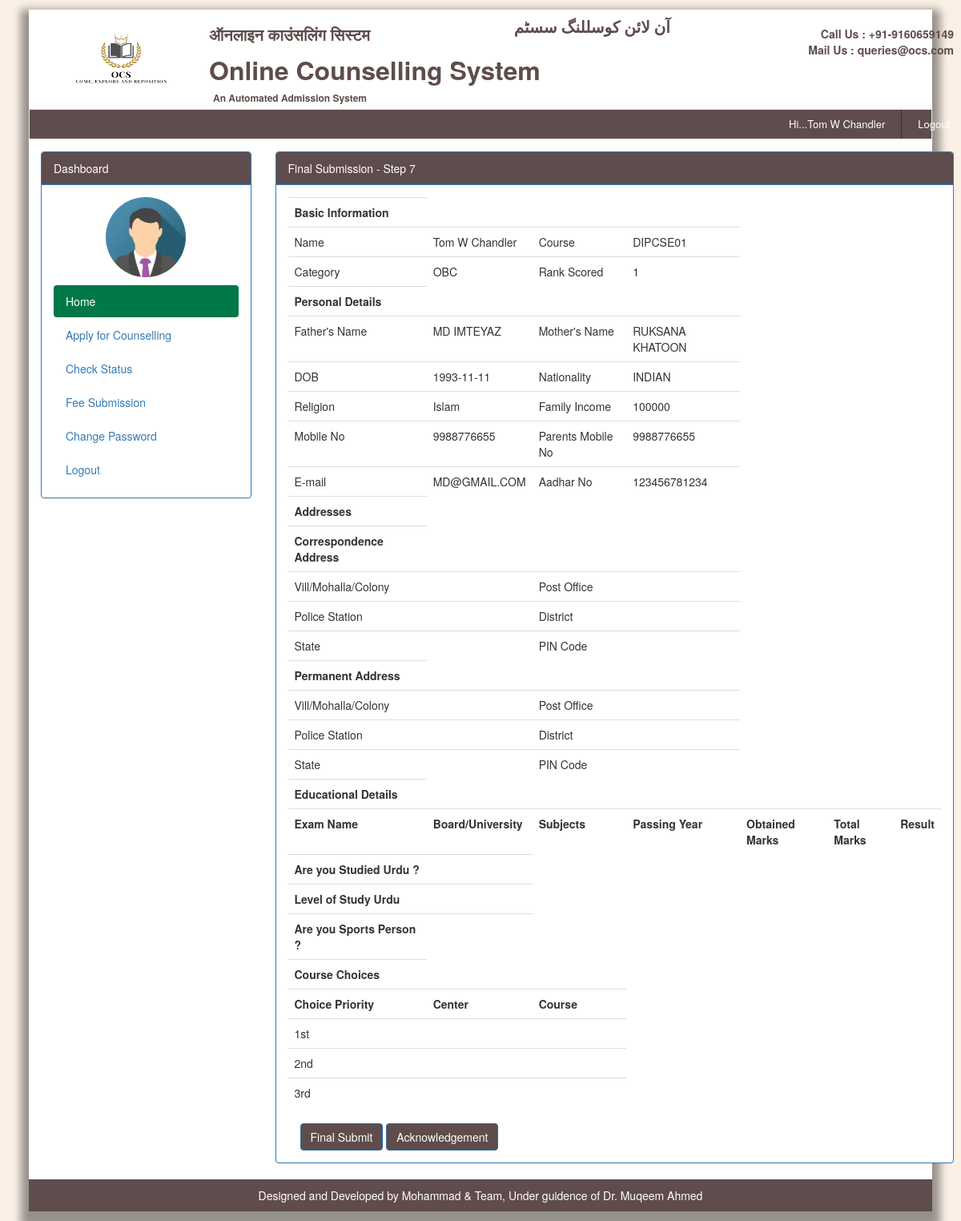
/student/finalsubmission.php (signed in), run on the app's committed database.
### tables this page shows
CREATE TABLE `student_info` (
  `sid` int(10) NOT NULL,
  `name` varchar(50) NOT NULL,
  `courseid` varchar(10) NOT NULL,
  `rank_scored` int(4) NOT NULL,
  `category` varchar(20) NOT NULL,
  `last_exam` varchar(50) NOT NULL,
  `mail` varchar(50) NOT NULL,
  `pic` varchar(250) NOT NULL,
  `signature` varchar(250) NOT NULL,
  `residential_cert` varchar(250) NOT NULL,
  `caste_cert` varchar(250) NOT NULL,
  `income_cert` varchar(250) NOT NULL,
  `last_exam_marksmemo` varchar(250) NOT NULL,
  `adhar` varchar(250) NOT NULL,
  `leaving_cert` varchar(250) NOT NULL,
  PRIMARY KEY (`sid`)
);

CREATE TABLE `personal_details` (
  `sid` varchar(10) NOT NULL,
  `f_name` varchar(50) NOT NULL,
  `m_name` varchar(50) NOT NULL,
  `dob` varchar(50) NOT NULL,
  `nationality` varchar(15) NOT NULL,
  `religion` varchar(20) NOT NULL,
  `family_income` varchar(30) NOT NULL,
  `student_mobile` varchar(10) NOT NULL,
  `parents_mobile` varchar(10) NOT NULL,
  `email` varchar(50) NOT NULL,
  `adhar` varchar(12) NOT NULL,
  `kashmiri_migrant` varchar(10) NOT NULL,
  UNIQUE KEY `sid` (`sid`),
  UNIQUE KEY `sid_2` (`sid`)
);

### common/connect.php (called while the page is built, shortened)
<?php
function url()
{
	if (isset($_SERVER['HTTPS'])) {
		$protocol = ($_SERVER['HTTPS'] && $_SERVER['HTTPS'] != "off") ? "https" : "http";
	} else {
		$protocol = 'http';
	}
	return $protocol . "://" . $_SERVER['HTTP_HOST'] . '/' . getenv("PROJECT_ENV");
}
?>

### student/finalsubmission.php (the view, shortened to what this page needs)
<?php
require_once "../common/connect.php";
$pic = $_SESSION["UserData"]["pic"];
$basicDetails = array();
$basicDetails[0] = $_SESSION['username'];
$basicDetails[1] = $_SESSION['courseid'];
$sqlBasic = "SELECT category, rank_scored FROM `student_info` WHERE sid='$_SESSION[userid]'";
$result = mysqli_query($con, $sqlBasic);
$row = mysqli_fetch_array($result);
$pDetails = "SELECT * FROM `personal_details` WHERE sid='$_SESSION[userid]'";
$result1 = mysqli_query($con, $pDetails);
$row1 = mysqli_fetch_array($result1);
$address = "SELECT * FROM `address` WHERE sid='$_SESSION[userid]'";
$result2 = mysqli_query($con, $address);
$row2 = mysqli_fetch_array($result2);
$choice = "SELECT * FROM `course_choice` WHERE sid='$_SESSION[userid]'";
$data = mysqli_query($con, $choice);
$datarow = mysqli_fetch_array($data);
$UrduSports = "SELECT * FROM `studiedurduandsports` WHERE sid='$_SESSION[userid]'";
$dataFetch = mysqli_query($con, $UrduSports);
$datarowFetch = mysqli_fetch_array($dataFetch);
?>
<?php require_once "includes/static.header.php" ?>
<?php require_once "includes/menu.header.php" ?>
<?php require_once "includes/user.navbar.header.php" ?>
<div class="container MainContainer">
	<div class="row">
		<?php require_once "includes/student.side-bar.php" ?>
		<div class="col-sm-9 col-xs-12">
			<div class="panel panel-primary">
				<div class="panel-heading"> Final Submission - Step 7</div>
				<div class="panel-body">
					<div id="printArea">
						<table class="table table-responsive">
							<tr>
								<td style="font-weight: bold">Basic Information</td>
							</tr>
							<tr>
								<td>Name </td>
								<td><?php echo $basicDetails[0]; ?></td>
								<td>Course </td>
								<td><?php echo $basicDetails[1]; ?></td>
							</tr>
							<tr>
								<td>Category </td>
								<td><?php echo $row[0]; ?></td>
								<td>Rank Scored </td>
								<td><?php echo $row[1]; ?></td>
							</tr>
							<tr>
								<td style="font-weight: bold;">Personal Details</td>
							</tr>
							<tr>
								<td>Father's Name </td>
								<td><?php echo $row1[1]; ?></td>
								<td>Mother's Name </td>
								<td><?php echo $row1[2]; ?></td>
							</tr>
							<tr>
								<td>DOB </td>
								<td><?php echo $row1[3]; ?></td>
								<td>Nationality </td>
								<td><?php echo $row1[4]; ?></td>
							</tr>
							<tr>
								<td>Religion </td>
								<td><?php echo $row1[5]; ?></td>
								<td>Family Income </td>
								<td><?php echo $row1[6]; ?></td>
							</tr>
							<tr>
								<td>Mobile No </td>
								<td><?php echo $row1[7]; ?></td>
								<td>Parents Mobile No</td>
								<td><?php echo $row1[8]; ?></td>
							</tr>
							<tr>
								<td>E-mail </td>
								<td><?php echo $row1[9]; ?></td>
								<td>Aadhar No </td>
								<td><?php echo $row1[10]; ?></td>
							</tr>
							<tr>
								<td style="font-weight: bold;">Addresses</td>
							</tr>
							<tr>
								<td style="font-weight: bold;">Correspondence Address</td>
							</tr>
							<tr>
								<td>Vill/Mohalla/Colony </td>
								<td><?php echo $row2[1]; ?></td>
								<td>Post Office </td>
								<td><?php echo $row2[2]; ?></td>
							</tr>
							<tr>
								<td>Police Station </td>
								<td><?php echo $row2[3]; ?></td>
								<td>District </td>
								<td><?php echo $row2[4]; ?></td>
							</tr>
							<tr>
								<td>State </td>
								<td><?php echo $row2[5]; ?></td>
								<td>PIN Code </td>
								<td><?php echo $row2[6]; ?></td>
							</tr>
							<tr>
								<td style="font-weight: bold;">Permanent Address</td>
							</tr>
							<tr>
								<td>Vill/Mohalla/Colony </td>
								<td><?php echo $row2[7]; ?></td>
								<td>Post Office </td>
								<td><?php echo $row2[8]; ?></td>
							</tr>
							<tr>
								<td>Police Station </td>
								<td><?php echo $row2[9]; ?></td>
								<td>District </td>
								<td><?php echo $row2[10]; ?></td>
							</tr>
							<tr>
								<td>State </td>
								<td><?php echo $row2[11]; ?></td>
								<td>PIN Code </td>
								<td><?php echo $row2[12]; ?></td>
							</tr>
							<tr>
								<td style="font-weight: bold;">Educational Details</td>
							</tr>
							<tr>
								<th>Exam Name</th>
								<th>Board/University</th>
								<th>Subjects</th>
								<th>Passing Year</th>
								<th>Obtained Marks</th>
								<th>Total Marks</th>
								<th>Result</th>
							</tr>
							<tr>
								<th>Are you Studied Urdu ?</th>
								<td><?php echo $datarowFetch[1] ?></td>
							</tr>
							<tr>
								<th>Level of Study Urdu</th>
								<td><?php echo $datarowFetch[2] ?></td>
							</tr>
							<tr>
								<th>Are you Sports Person ?</th>
								<td><?php echo $datarowFetch[3] ?></td>
							</tr>
							<tr>
								<td style="font-weight: bold;">Course Choices</td>
							</tr>
							<tr>
								<th>Choice Priority</th>
								<th>Center</th>
								<th>Course</th>
							</tr>
							<tr>
								<td>1st</td>
								<td><?php echo $datarow[2]; ?></td>
								<td><?php echo $datarow[3]; ?></td>
							</tr>
							<tr>
								<td>2nd</td>
								<td><?php echo $datarow[4]; ?></td>
								<td><?php echo $datarow[5]; ?></td>
							</tr>
							<tr>
								<td>3rd</td>
								<td><?php echo $datarow[6]; ?></td>
								<td><?php echo $datarow[7]; ?></td>
							</tr>
						</table>
					</div>
					<form action="" method="post">
						<div class="form-group">
							<div class="col-xs-12 col-sm-10">
								<button type="submit" class="btn btn-primary" name="final">Final Submit</button>
								<button class="btn btn-primary" name="ack">Acknowledgement</button>
							</div>
						</div>
					</form>
				</div>
			</div>
		</div>
	</div>
</div>
<?php require_once "includes/foot.footer.php" ?>

### includes/static.header.php (shortened to what this page needs)
<!DOCTYPE html>
<html lang="en">
	<head>
 		<link rel="stylesheet" href="./static/css/bootstrap.min.css">
 		<link rel="stylesheet" href="./static/css/custom.css">
		<link rel="stylesheet" type="text/css" href="./static/css/custom1.css">
 	</head>
<body>

### includes/menu.header.php
<div style="background: white;">
	<div class="container">
  		<div class="row">
  			<div class="col-md-2 col-xs-12">
  				<a href="<?php echo url()."/index.php"; ?>">
  					<img src="static/images/ocslogo.png" class="img-responsive classLogo"></a>
			</div>
			<div class="col-md-7 col-xs-12" style="padding-top: 8px;color: #4444a9;">
 				<div class="col-md-7 col-xs-12 hidden-xs">
 					<span style="
				    font-size: 20px;
				    font-weight: bold;
				    line-height: 45px; color: #5f4c4c;">
					ऑनलाइन काउंसलिंग सिस्टम</span>
				</div>
				<div class="col-md-5 col-xs-12">
				<span class="UrduText" style=" font-size: 20px;font-weight: bold;text-align:right; color: #5f4c4c">
				آن لائن کوسللنگ سسٹم </span>
				</div>
				<br>
				<div class="col-md-12 col-xs-12 ">
				<span class="MANUUEngText" style="color: #5f4c4c;">Online Counselling System </span><br>
				<span class="MANUUEngText" style="font-size: 12px; padding-left: 5px;color: #5f4c4c;">An Automated Admission System</span>
				</div>
			</div>
			<div class="col-md-3 hidden-xs" style="color: #5f4c4c;text-align: right;font-weight: bold;">
				<br>Call Us : +91-9160659149
				<br>Mail Us : queries@ocs.com
			</div>
		</div>
	</div>
</div>

### includes/user.navbar.header.php (shortened to what this page needs)
<nav class="navbar navbar-default" role="navigation" style="background: #5f4c4c;">
    <div class="navbar-collapse collapse">
        <div class="container">
            <ul class="headerNav nav navbar-nav " style=" float: right;">
                <li class=""><a>Hi...<?php echo $_SESSION['username']; ?></a></li>
                <li class=""><a href="<?php echo url()."/common/logout.php";?>">Logout</a></li>
            </ul>
        </div>
    </div>
</nav>

### includes/student.side-bar.php
<div class="col-sm-3 col-xs-12">
    <div class="panel panel-primary">
        <div class="panel-heading">
            Dashboard
        </div>
        <div class="panel-body">
            <div class="msgimg">
                <?php if (!$pic) {  ?>
                    <img src="./static/images/img_avatar.png" style=" width: 100px;">
                <?php } else {  ?>
                    <img src="<?php echo "../".$pic; ?>" style=" width: 100px;">
                <?php } ?>
            </div>
            <ul class="nav nav-pills nav-stacked" role="tablist" style="padding-top: 10px; display: block;">
                <li class="active"><a href="userindex.php">Home</a></li>
                <li><a href="counsellstage1.php">Apply for Counselling</a></li>
                <li><a href="checkstatus.php">Check Status</a></li>
                <li><a href="feesubmission.php">Fee Submission</a></li>
                <li><a href="changepassword.php">Change Password</a></li>
                <li><a href="<?php echo url()."/common/logout.php"; ?>">Logout</a></li>
            </ul>
        </div>
    </div>
</div>

### includes/foot.footer.php (shortened to what this page needs)
<footer class="container-fluid navbar-static text-center" style="background-color: #5f4c4c;">
	<p style="margin: 10px 0 10px;">Designed and Developed by Mohammad & Team, Under guidence of Dr. Muqeem Ahmed</p>
</footer>
</body>
</html>

### student/static/css/custom.css (style rules this page uses)
.MainContainer { min-height: 428px; }
.UrduText { font-weight: 500; font-family: nastaliq; }

### student/static/css/custom1.css (style rules this page uses)
html { margin-left: 3%; margin-right: 3%; margin-top: 1%; margin-bottom: 1%; padding: 0; background-color: linen; -webkit-box-shadow: 3px 3px 5px 6px #ccc; -moz-box-shadow: 3px 3px 5px 6px #ccc; box-shadow: 0 10px 10px 10px rgba(0, 0, 0, 0.4); }
.navbar { margin-bottom: 50px; border-radius: 0; min-height: 35px; }
footer { background-color: #f2f2f2; padding: 25px; }
.headerNav>li { border-right: 1px solid; }
.headerNav>li>a { padding: 8px 20px; font-size: 13px; color: white !important; }
.panel-primary>.panel-heading { background-color: #5f4c4c !important; }
.btn-primary { background-color: #5f4c4c !important; }
.active a { background-color: #007848 !important; color: white !important; }
.classLogo { height: 110px; width: 130px; margin: 7px; text-align: right; float: right; margin-right: 0px; }
.MANUUEngText { font-size: 32px; font-weight: bold; }
.msgimg img { display: block; margin-left: auto; margin-right: auto; width: 50%; border-radius: 50%; }

### includes/foot.footer.php (style rules this page uses)
footer { background: #4267b2; padding: 0 !important; color: white; }
.navbar { margin-bottom: 15px; }

### data on the page
student_info: category "OBC", rank_scored "1"
personal_details: f_name "MD IMTEYAZ", m_name "RUKSANA KHATOON", dob "1993-11-11", nationality "INDIAN", religion "Islam", family_income "100000", student_mobile "9988776655", parents_mobile "9988776655", email "MD@GMAIL.COM", adhar "123456781234"

### other printed values
$_SESSION['username'] "Tom W Chandler"
$basicDetails[0] "Tom W Chandler"
$basicDetails[1] "DIPCSE01"
